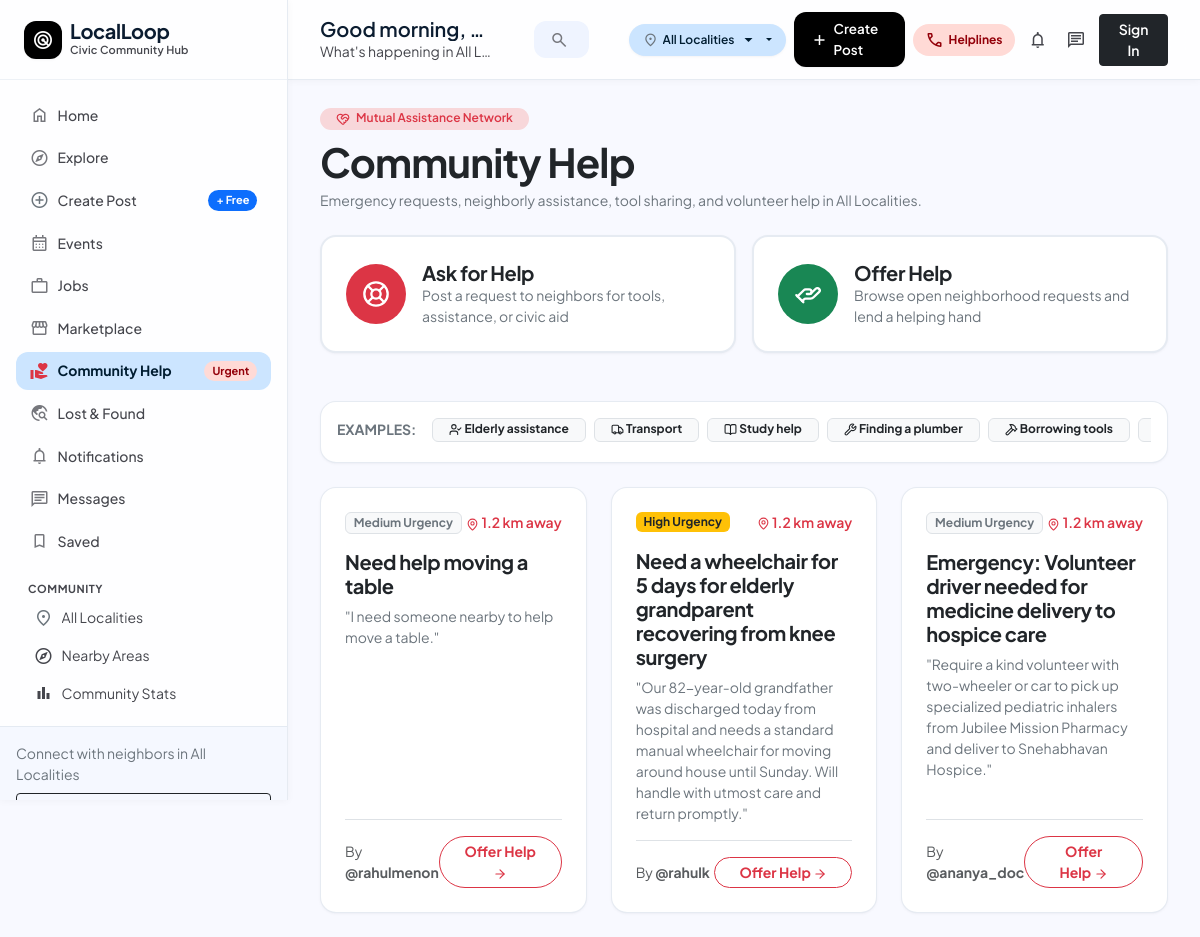
/help.php, run on the app's committed database.
### tables this page shows
CREATE TABLE IF NOT EXISTS `help_requests` (
    `id` INT AUTO_INCREMENT PRIMARY KEY,
    `user_id` INT NOT NULL,
    `area_id` INT NOT NULL,
    `title` VARCHAR(200) NOT NULL,
    `urgency` ENUM('Low', 'Medium', 'High', 'Critical') DEFAULT 'Medium',
    `description` LONGTEXT NOT NULL,
    `location` VARCHAR(150) NOT NULL,
    `status` ENUM('open', 'in_progress', 'resolved') DEFAULT 'open',
    `resolved_by_user_id` INT DEFAULT NULL,
    `created_at` TIMESTAMP DEFAULT CURRENT_TIMESTAMP,
    FOREIGN KEY (`user_id`) REFERENCES `users`(`id`) ON DELETE CASCADE,
    FOREIGN KEY (`area_id`) REFERENCES `areas`(`id`) ON DELETE CASCADE,
    FOREIGN KEY (`resolved_by_user_id`) REFERENCES `users`(`id`) ON DELETE SET NULL
);

CREATE TABLE IF NOT EXISTS `users` (
    `id` INT AUTO_INCREMENT PRIMARY KEY,
    `name` VARCHAR(100) NOT NULL,
    `username` VARCHAR(50) NOT NULL UNIQUE,
    `email` VARCHAR(150) NOT NULL UNIQUE,
    `phone` VARCHAR(20) DEFAULT NULL,
    `password_hash` VARCHAR(255) NOT NULL,
    `area_id` INT DEFAULT NULL,
    `profile_photo` VARCHAR(255) DEFAULT 'default-avatar.png',
    `bio` TEXT DEFAULT NULL,
    `role` ENUM('user', 'business', 'admin') NOT NULL DEFAULT 'user',
    `status` ENUM('active', 'warned', 'suspended') NOT NULL DEFAULT 'active',
    `reputation_points` INT NOT NULL DEFAULT 50,
    `created_at` TIMESTAMP DEFAULT CURRENT_TIMESTAMP,
    `updated_at` TIMESTAMP DEFAULT CURRENT_TIMESTAMP ON UPDATE CURRENT_TIMESTAMP,
    FOREIGN KEY (`area_id`) REFERENCES `areas`(`id`) ON DELETE SET NULL
);

### help.php (the view, shortened to what this page needs)
<?php
require_once __DIR__ . '/includes/header.php';
$requests = [];
if (isset($pdo)) {
    try {
        $requests = $pdo->query("SELECT h.*, a.name as area_name, u.name as requester_name, u.username as requester_username, u.profile_photo as requester_avatar
                                 FROM help_requests h
                                 JOIN areas a ON h.area_id = a.id
                                 JOIN users u ON h.user_id = u.id
                                 ORDER BY h.urgency = 'Critical' DESC, h.created_at DESC")->fetchAll();
    } catch (Exception $e) {}
}
$hasTableHelp = false;
if (!$hasTableHelp) {
    array_unshift($requests, [
        'id' => 1,
        'title' => 'Need help moving a table',
        'description' => 'I need someone nearby to help move a table.',
        'urgency' => 'Medium',
        'location' => '1.2 km away',
        'area_name' => 'North Paravur',
        'requester_name' => 'Rahul Menon',
        'requester_username' => 'rahulmenon',
        'status' => 'open',
        'created_at' => date('Y-m-d H:i:s', strtotime('-40 minutes'))
    ]);
}
?>
<div class="container-fluid p-0">
    <div class="mb-4">
        <div class="badge bg-danger-subtle text-danger px-3 py-1.5 rounded-pill mb-2 fw-semibold">
            <i data-lucide="heart-handshake" class="me-1" style="width: 14px; height: 14px;"></i> Mutual Assistance Network
        </div>
        <h2 class="display-6 fw-bold text-dark mb-1">Community Help</h2>
        <p class="text-secondary small mb-0">Emergency requests, neighborly assistance, tool sharing, and volunteer help in <?= htmlspecialchars($currentAreaName) ?>.</p>
    </div>
    <div class="row g-3 mb-5">
        <div class="col-sm-6">
            <a href="<?= BASE_URL ?>/create-help.php" class="card card-solid p-4 text-decoration-none border-2 hover-border-danger d-flex flex-row align-items-center gap-3">
                <div class="p-3 rounded-circle bg-danger text-white">
                    <i data-lucide="life-buoy" style="width: 28px; height: 28px;"></i>
                </div>
                <div>
                    <h5 class="fw-bold text-dark mb-0">Ask for Help</h5>
                    <p class="text-secondary small mb-0">Post a request to neighbors for tools, assistance, or civic aid</p>
                </div>
            </a>
        </div>
        <div class="col-sm-6">
            <a href="#requestsFeed" class="card card-solid p-4 text-decoration-none border-2 hover-border-success d-flex flex-row align-items-center gap-3">
                <div class="p-3 rounded-circle bg-success text-white">
                    <i data-lucide="helping-hand" style="width: 28px; height: 28px;"></i>
                </div>
                <div>
                    <h5 class="fw-bold text-dark mb-0">Offer Help</h5>
                    <p class="text-secondary small mb-0">Browse open neighborhood requests and lend a helping hand</p>
                </div>
            </a>
        </div>
    </div>
    <div class="card card-solid p-3 mb-4">
        <div class="d-flex align-items-center gap-2 overflow-x-auto pb-1" style="scrollbar-width: none;">
            <span class="text-secondary small fw-bold text-uppercase me-2 text-nowrap">Examples:</span>
            <span class="badge bg-light text-dark border px-3 py-1.5 text-nowrap"><i data-lucide="user-check" style="width: 13px; height: 13px;"></i> Elderly assistance</span>
            <span class="badge bg-light text-dark border px-3 py-1.5 text-nowrap"><i data-lucide="truck" style="width: 13px; height: 13px;"></i> Transport</span>
            <span class="badge bg-light text-dark border px-3 py-1.5 text-nowrap"><i data-lucide="book-open" style="width: 13px; height: 13px;"></i> Study help</span>
            <span class="badge bg-light text-dark border px-3 py-1.5 text-nowrap"><i data-lucide="wrench" style="width: 13px; height: 13px;"></i> Finding a plumber</span>
            <span class="badge bg-light text-dark border px-3 py-1.5 text-nowrap"><i data-lucide="hammer" style="width: 13px; height: 13px;"></i> Borrowing tools</span>
            <span class="badge bg-light text-danger border px-3 py-1.5 text-nowrap"><i data-lucide="droplet" style="width: 13px; height: 13px;"></i> Blood donation</span>
        </div>
    </div>
    <div class="row g-4" id="requestsFeed">
        <?php foreach ($requests as $req): ?>
            <div class="col-md-6 col-xl-4">
                <div class="card card-solid h-100 p-4 d-flex flex-column justify-content-between position-relative">
                    <div>
                        <div class="d-flex align-items-center justify-content-between mb-3">
                            <span class="badge <?= $req['urgency'] === 'Critical' ? 'bg-danger text-white' : ($req['urgency'] === 'High' ? 'bg-warning text-dark' : 'bg-light text-secondary border') ?>">
                                <?= htmlspecialchars($req['urgency']) ?> Urgency
                            </span>
                            <span class="text-danger small fw-semibold">
                                <i data-lucide="map-pin" style="width: 13px; height: 13px;"></i>
                                <?= htmlspecialchars(stripos($req['location'], 'away') !== false ? $req['location'] : '1.2 km away') ?>
                            </span>
                        </div>
                        <h5 class="fw-bold text-dark mb-2">
                            <a href="<?= BASE_URL ?>/help-request.php?id=<?= $req['id'] ?>" class="text-dark text-decoration-none">
                                <?= htmlspecialchars($req['title']) ?>
                            </a>
                        </h5>
                        <p class="text-secondary small mb-3">
                            "<?= htmlspecialchars($req['description']) ?>"
                        </p>
                    </div>
                    <div class="pt-3 border-top d-flex align-items-center justify-content-between">
                        <div class="small text-muted">
                            By <strong>@<?= htmlspecialchars($req['requester_username'] ?? 'neighbor') ?></strong>
                        </div>
                        <a href="<?= BASE_URL ?>/help-request.php?id=<?= $req['id'] ?>" class="btn btn-sm btn-outline-danger rounded-pill px-4 fw-bold">
                            <span>Offer Help</span>
                            <i data-lucide="arrow-right" style="width: 14px; height: 14px;"></i>
                        </a>
                    </div>
                </div>
            </div>
        <?php endforeach; ?>
    </div>
</div>
<?php require_once __DIR__ . '/includes/footer.php'; ?>

### assets/css/style.css (style rules this page uses)
:root { --surface: #f8f9ff; --surface-dim: #cbdbf5; --surface-bright: #f8f9ff; --surface-container-lowest: #ffffff; --surface-container-low: #eff4ff; --surface-container: #e5eeff; --surface-container-high: #dce9ff; --surface-container-highest: #d3e4fe; --surface-tint: #565e74; --on-surface: #0b1c30; --on-surface-variant: #45464d; --inverse-surface: #213145; --inverse-on-surface: #eaf1ff; --outline: #76777d; --outline-variant: #c6c6cd; --border-hairline: rgba(226, 232, 240, 0.85); --primary: #000000; --on-primary: #ffffff; --primary-container: #131b2e; --on-primary-container: #7c839b; --primary-fixed: #dae2fd; --primary-fixed-dim: #bec6e0; --on-primary-fixed: #131b2e; --on-primary-fixed-variant: #3f465c; --secondary: #006398; --on-secondary: #ffffff; --secondary-container: #5bb8fe; --on-secondary-container: #00476e; --secondary-fixed: #cce5ff; --secondary-fixed-dim: #93ccff; --on-secondary-fixed: #001d31; --on-secondary-fixed-variant: #004b73; --tertiary: #000000; --tertiary-container: #001e2c; --tertiary-fixed: #c4e7ff; --tertiary-fixed-dim: #7bd0ff; --on-tertiary-fixed: #001e2c; --on-tertiary-fixed-variant: #004c69; --error: #ba1a1a; --on-error: #ffffff; --error-container: #ffdad6; --on-error-container: #93000a; --success: #059669; --success-container: #ecfdf5; --on-success-container: #065f46; --warning: #d97706; --warning-container: #fffbeb; --on-warning-container: #92400e; --brand-primary: #006398; --brand-blue: #006398; --brand-blue-hover: #00476e; --text-primary: #0b1c30; --text-secondary: #45464d; --text-muted: #76777d; --surface-bg: #f8f9ff; --surface-card: #ffffff; --surface-border: #e2e8f0; --surface-glass: rgba(255, 255, 255, 0.85); --surface-glass-border: rgba(226, 232, 240, 0.8); --space-xs: 0.25rem; --space-sm: 0.5rem; --space-md: 1rem; --space-lg: 1.5rem; --space-xl: 2rem; --gutter: 1.5rem; --gutter-sm: 1rem; --gutter-lg: 2rem; --radius-sm: 0.5rem; --radius-md: 0.75rem; --radius-lg: 1rem; --radius-xl: 1.25rem; --radius-full: 9999px; --radius-modal: 20px; --shadow-1: 0 1px 3px 0 rgba(15, 23, 42, 0.04), 0 1px 2px -1px rgba(15, 23, 42, 0.04); --shadow-2: 0 4px 6px -1px rgba(15, 23, 42, 0.05), 0 2px 4px -2px rgba(15, 23, 42, 0.05); --shadow-3: 0 20px 25px -5px rgba(15, 23, 42, 0.08), 0 8px 10px -6px rgba(15, 23, 42, 0.04); --shadow-glass: 0 1px 8px rgba(0, 0, 0, 0.04); --shadow-card: var(--shadow-1); --shadow-hover: var(--shadow-2); --shadow-subtle: var(--shadow-1); --sidebar-width: 288px; --topbar-height: 80px; --transition-fast: all 0.18s cubic-bezier(0.4, 0, 0.2, 1); --transition-smooth: all 0.26s cubic-bezier(0.16, 1, 0.3, 1); }
*, *::before, *::after { box-sizing: border-box; margin: 0; padding: 0; }
html, body { margin: 0; padding: 0; background-color: var(--surface); color: var(--on-surface); font-family: 'Plus Jakarta Sans', -apple-system, BlinkMacSystemFont, "Segoe UI", Roboto, sans-serif; font-size: 1rem; line-height: 1.5; -webkit-font-smoothing: antialiased; -moz-osx-font-smoothing: grayscale; min-height: 100vh; }
h1, h2, h3, h4, h5, h6, .brand-font { font-family: 'Plus Jakarta Sans', sans-serif; color: var(--on-surface); letter-spacing: -0.02em; font-weight: 700; }
a { color: var(--secondary); text-decoration: none; transition: var(--transition-fast); }
.card-solid { background: var(--surface-container-lowest); border: 1px solid var(--border-hairline); border-radius: var(--radius-lg); box-shadow: var(--shadow-1); transition: var(--transition-fast); }

### data on the page
help_requests: urgency "High", location "1.2 km away", title "Need a wheelchair for 5 days for elderly grandparent recovering from knee surgery", description "Our 82-year-old grandfather was discharged today from hospital and needs a standard manual wheelchair for moving around house until Sunday. Will handle with utmost care and return promptly.", user.username "rahulk"
help_requests: urgency "Medium", location "1.2 km away", title "Emergency: Volunteer driver needed for medicine delivery to hospice care", description "Require a kind volunteer with two-wheeler or car to pick up specialized pediatric inhalers from Jubilee Mission Pharmacy and deliver to Snehabhavan Hospice.", user.username "ananya_doc"

### other printed values
$currentAreaName "All Localities"
$timeGreeting "Good morning"
$currentAreaName "All L…"
$req['urgency'] "Medium"
$req['title'] "Need help moving a table"
$req['description'] "I need someone nearby to help move a table."
$req['requester_username'] "rahulmenon"
